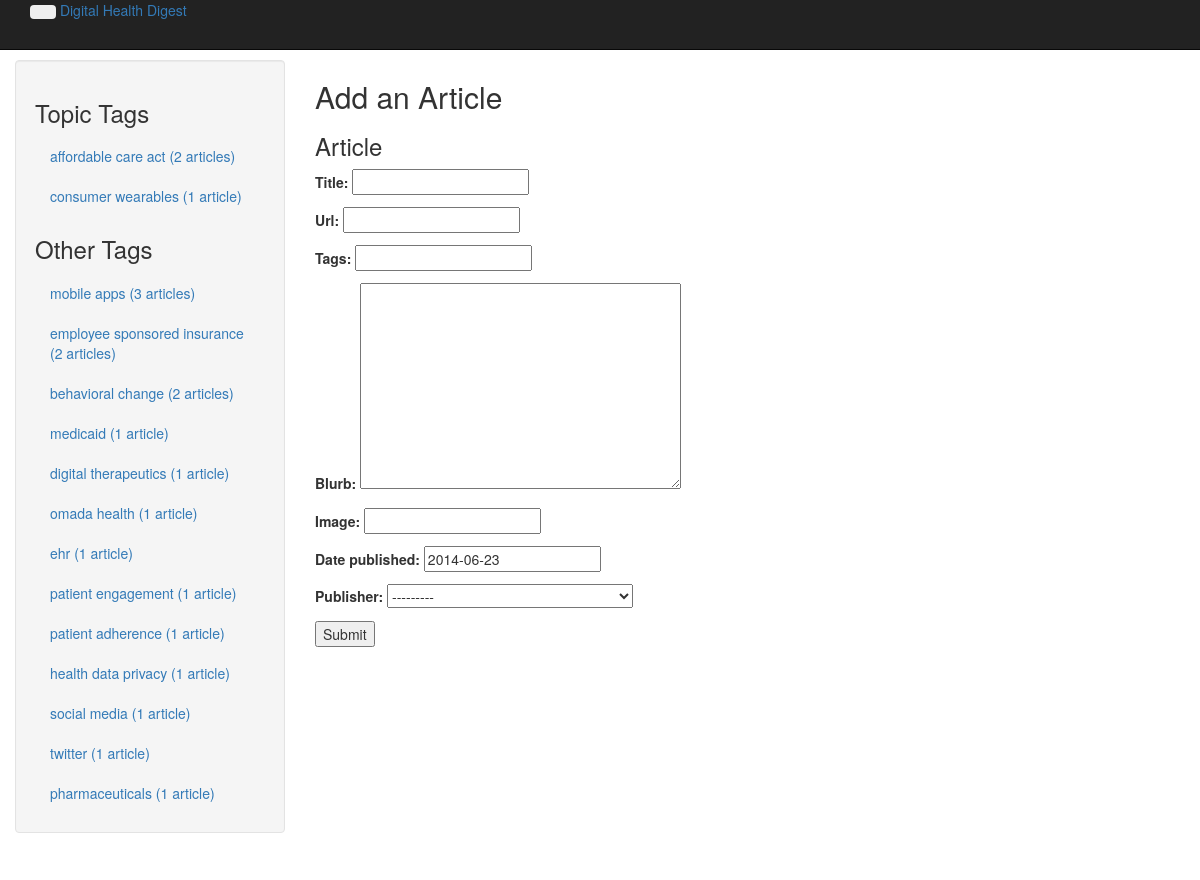
The page /add_article/ (signed in) on the database its author committed.
### blog/models.py (models this page shows, shortened)
class Tag(models.Model):
	articles = models.ManyToManyField(Article)
	name = models.CharField(max_length=128, unique=True)
	topic_tag = models.BooleanField(default=False)
	article_count = models.IntegerField(default=0)

### blog/views.py (the view)
# urls.py: url(r'^add_article/$', 'blog.views.add_article', name='add_article'),
@login_required
def add_article(request):
	topic_tags, other_tags = get_tag_lists()
	current_user = request.user
	if request.method == 'POST':
		form = ArticleForm(request.POST)
		if form.is_valid():
			new_article = form.save()
			raw_tags = form.cleaned_data['tags'].split(',')
			if raw_tags:
				for raw_tag in raw_tags:
					raw_tag = raw_tag.strip().replace(' ', '_').lower()
					tag_name = urllib.quote(raw_tag)
					tag, created = Tag.objects.get_or_create(name=tag_name)
					if created:
						tag.article_count=1
					else:
						tag.article_count +=1
					tag.save()
					tag.articles.add(new_article)
			return redirect(index)
		else:
			print form.errors
	else:
		form = ArticleForm(initial={'author': current_user})
	context = {
		'form': form,
		'topic_tags': topic_tags,
		'other_tags': other_tags,
	}
	return render(request, 'add_article.html', context)

### blog/forms.py
class ArticleForm(forms.ModelForm):
	class Meta:
		model = Article
		fields = ('author', 'title','url',  'tags', 'blurb', 'image', 'date_published', 'publisher' )
		widgets = {
                'author': forms.HiddenInput()
            }
	tags = forms.CharField(max_length=100, required=False)

### blog/models.py (called while the page is built)
	def __unicode__(self):
		return self.name

### blog/views.py (called while the page is built)
def get_tag_lists():
	topic_tags = Tag.objects.filter(topic_tag=True).order_by('-article_count')
	for tag in topic_tags:
		tag.clean_name = tag.name.replace('_', ' ')
	other_tags = Tag.objects.filter(topic_tag=False).order_by('-article_count')
	for tag in other_tags:
		tag.clean_name = tag.name.replace('_', ' ')
	return topic_tags, other_tags

### blog/templates/add_article.html (shortened to what this page needs)
{% extends 'base.html' %}
{% block subheader %} Add an Article {% endblock %}
{% block content %}
<div id="new-bookmark-widget">
	<form method="post">
		<h3>Article</h3>
		{{ form.as_p }}
		<p><button id="new-article-submit">Submit</button>
	</form>
</div>
{% endblock %}

### blog/templates/tag_list.html
<h3>Topic Tags</h3>
<ul class="nav nav-list">
	{% if topic_tags %}
		{% for tag in topic_tags %}
			<li><a href="{% url 'blog.views.tag' tag.name %}">{{ tag.clean_name }} ({{ tag.article_count }} {% if tag.article_count > 1 %} articles{% elif tag.article_count == 1 %} article{% endif %})</a></li>
		{% endfor %}
	{% else %}
		<li>No categories here.</li>
	{% endif %}
</ul>
<h3>Other Tags</h3>
<ul class="nav nav-list">
	{% if other_tags %}
		{% for tag in other_tags %}
			<li><a href="{% url 'blog.views.tag' tag.name %}">{{ tag.clean_name }} ({{ tag.article_count }} {% if tag.article_count > 1 %} articles{% elif tag.article_count == 1 %} article{% endif %})</a></li>
		{% endfor %}
	{% else %}
		<li>No categories here.</li>
	{% endif %}
</ul>

### static/css/base.css (style rules this page uses)
li { list-style-type: none; }

### rows shown on the page
Tag: clean_name "affordable care act", article_count "2", shows "articles"
Tag: clean_name "consumer wearables", article_count "1"
Tag: clean_name "mobile apps", article_count "3", shows "articles"
Tag: clean_name "employee sponsored insurance", article_count "2", shows "articles"
Tag: clean_name "behavioral change", article_count "2", shows "articles"
Tag: clean_name "medicaid", article_count "1"
Tag: clean_name "digital therapeutics", article_count "1"
Tag: clean_name "omada health", article_count "1"
Tag: clean_name "ehr", article_count "1"
Tag: clean_name "patient engagement", article_count "1"
Tag: clean_name "patient adherence", article_count "1"
Tag: clean_name "health data privacy", article_count "1"
Tag: clean_name "social media", article_count "1"
Tag: clean_name "twitter", article_count "1"
Tag: clean_name "pharmaceuticals", article_count "1"
